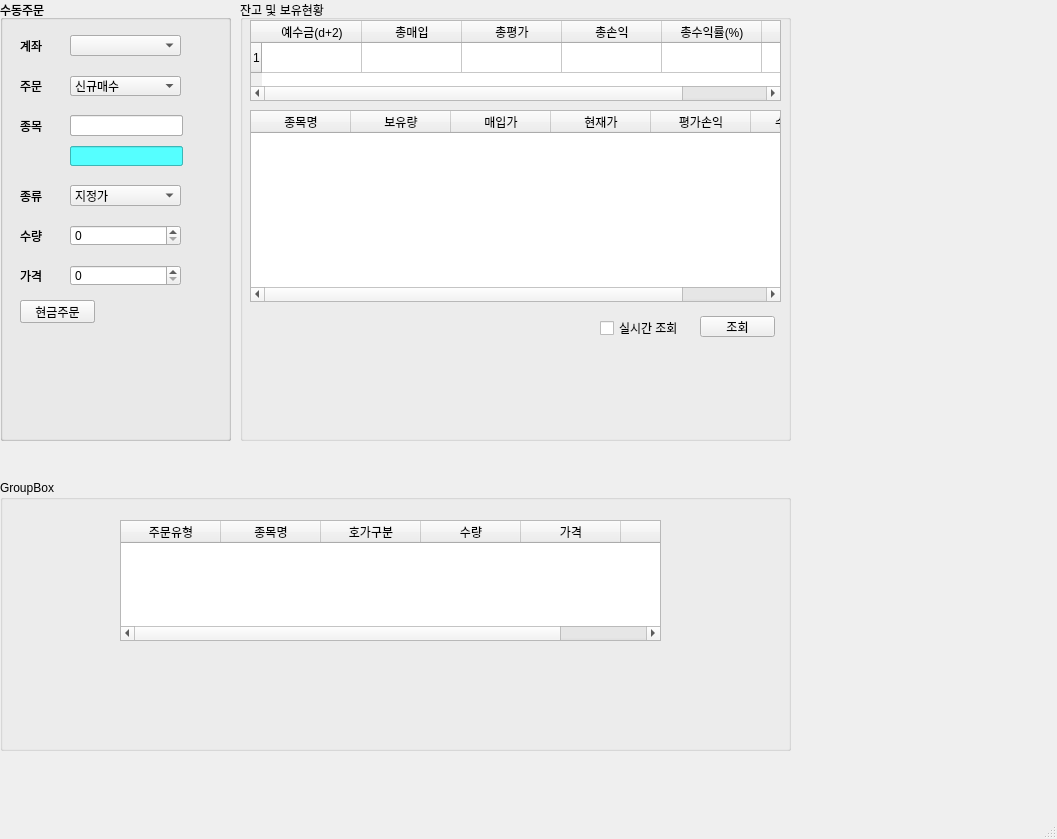
<?xml version="1.0" encoding="UTF-8"?>
<ui version="4.0">
 <class>MainWindow</class>
 <widget class="QMainWindow" name="MainWindow">
  <property name="geometry">
   <rect>
    <x>0</x>
    <y>0</y>
    <width>1057</width>
    <height>839</height>
   </rect>
  </property>
  <property name="windowTitle">
   <string>PyTrader v0.3</string>
  </property>
  <property name="windowIcon">
   <iconset>
    <normaloff>../../Downloads/48-48-f30c250e4cb9558ba7356ba7fc88a241-chart.png</normaloff>../../Downloads/48-48-f30c250e4cb9558ba7356ba7fc88a241-chart.png</iconset>
  </property>
  <widget class="QWidget" name="centralwidget">
   <widget class="QGroupBox" name="groupBox">
    <property name="geometry">
     <rect>
      <x>0</x>
      <y>0</y>
      <width>231</width>
      <height>441</height>
     </rect>
    </property>
    <property name="title">
     <string>수동주문</string>
    </property>
    <widget class="QLabel" name="label">
     <property name="geometry">
      <rect>
       <x>20</x>
       <y>40</y>
       <width>56</width>
       <height>12</height>
      </rect>
     </property>
     <property name="text">
      <string>계좌</string>
     </property>
    </widget>
    <widget class="QLabel" name="label_2">
     <property name="geometry">
      <rect>
       <x>20</x>
       <y>80</y>
       <width>56</width>
       <height>12</height>
      </rect>
     </property>
     <property name="text">
      <string>주문</string>
     </property>
    </widget>
    <widget class="QLabel" name="label_3">
     <property name="geometry">
      <rect>
       <x>20</x>
       <y>230</y>
       <width>56</width>
       <height>12</height>
      </rect>
     </property>
     <property name="text">
      <string>수량</string>
     </property>
    </widget>
    <widget class="QLabel" name="label_4">
     <property name="geometry">
      <rect>
       <x>20</x>
       <y>120</y>
       <width>56</width>
       <height>12</height>
      </rect>
     </property>
     <property name="text">
      <string>종목</string>
     </property>
    </widget>
    <widget class="QLabel" name="label_5">
     <property name="geometry">
      <rect>
       <x>20</x>
       <y>190</y>
       <width>56</width>
       <height>12</height>
      </rect>
     </property>
     <property name="text">
      <string>종류</string>
     </property>
    </widget>
    <widget class="QLabel" name="label_6">
     <property name="geometry">
      <rect>
       <x>20</x>
       <y>270</y>
       <width>56</width>
       <height>12</height>
      </rect>
     </property>
     <property name="text">
      <string>가격</string>
     </property>
    </widget>
    <widget class="QComboBox" name="comboBox">
     <property name="geometry">
      <rect>
       <x>70</x>
       <y>35</y>
       <width>111</width>
       <height>21</height>
      </rect>
     </property>
    </widget>
    <widget class="QComboBox" name="comboBox_3">
     <property name="geometry">
      <rect>
       <x>70</x>
       <y>185</y>
       <width>111</width>
       <height>21</height>
      </rect>
     </property>
     <item>
      <property name="text">
       <string>지정가</string>
      </property>
     </item>
     <item>
      <property name="text">
       <string>시장가</string>
      </property>
     </item>
    </widget>
    <widget class="QComboBox" name="comboBox_2">
     <property name="geometry">
      <rect>
       <x>70</x>
       <y>76</y>
       <width>111</width>
       <height>20</height>
      </rect>
     </property>
     <item>
      <property name="text">
       <string>신규매수</string>
      </property>
     </item>
     <item>
      <property name="text">
       <string>신규매도</string>
      </property>
     </item>
     <item>
      <property name="text">
       <string>매수취소</string>
      </property>
     </item>
     <item>
      <property name="text">
       <string>매도취소</string>
      </property>
     </item>
    </widget>
    <widget class="QLineEdit" name="lineEdit">
     <property name="geometry">
      <rect>
       <x>70</x>
       <y>115</y>
       <width>113</width>
       <height>21</height>
      </rect>
     </property>
    </widget>
    <widget class="QLineEdit" name="lineEdit_2">
     <property name="geometry">
      <rect>
       <x>70</x>
       <y>146</y>
       <width>113</width>
       <height>20</height>
      </rect>
     </property>
     <property name="styleSheet">
      <string notr="true">background-color: rgb(85, 255, 255);</string>
     </property>
    </widget>
    <widget class="QSpinBox" name="spinBox">
     <property name="geometry">
      <rect>
       <x>70</x>
       <y>225</y>
       <width>111</width>
       <height>21</height>
      </rect>
     </property>
     <property name="maximum">
      <number>10000</number>
     </property>
    </widget>
    <widget class="QSpinBox" name="spinBox_2">
     <property name="geometry">
      <rect>
       <x>70</x>
       <y>265</y>
       <width>111</width>
       <height>21</height>
      </rect>
     </property>
     <property name="maximum">
      <number>10000000</number>
     </property>
     <property name="singleStep">
      <number>50</number>
     </property>
    </widget>
    <widget class="QPushButton" name="pushButton">
     <property name="geometry">
      <rect>
       <x>20</x>
       <y>300</y>
       <width>75</width>
       <height>23</height>
      </rect>
     </property>
     <property name="text">
      <string>현금주문</string>
     </property>
    </widget>
    <widget class="QGroupBox" name="groupBox_4">
     <property name="geometry">
      <rect>
       <x>0</x>
       <y>0</y>
       <width>231</width>
       <height>441</height>
      </rect>
     </property>
     <property name="title">
      <string>수동주문</string>
     </property>
     <widget class="QLabel" name="label_7">
      <property name="geometry">
       <rect>
        <x>20</x>
        <y>40</y>
        <width>56</width>
        <height>12</height>
       </rect>
      </property>
      <property name="text">
       <string>계좌</string>
      </property>
     </widget>
     <widget class="QLabel" name="label_8">
      <property name="geometry">
       <rect>
        <x>20</x>
        <y>80</y>
        <width>56</width>
        <height>12</height>
       </rect>
      </property>
      <property name="text">
       <string>주문</string>
      </property>
     </widget>
     <widget class="QLabel" name="label_9">
      <property name="geometry">
       <rect>
        <x>20</x>
        <y>230</y>
        <width>56</width>
        <height>12</height>
       </rect>
      </property>
      <property name="text">
       <string>수량</string>
      </property>
     </widget>
     <widget class="QLabel" name="label_10">
      <property name="geometry">
       <rect>
        <x>20</x>
        <y>120</y>
        <width>56</width>
        <height>12</height>
       </rect>
      </property>
      <property name="text">
       <string>종목</string>
      </property>
     </widget>
     <widget class="QLabel" name="label_11">
      <property name="geometry">
       <rect>
        <x>20</x>
        <y>190</y>
        <width>56</width>
        <height>12</height>
       </rect>
      </property>
      <property name="text">
       <string>종류</string>
      </property>
     </widget>
     <widget class="QLabel" name="label_12">
      <property name="geometry">
       <rect>
        <x>20</x>
        <y>270</y>
        <width>56</width>
        <height>12</height>
       </rect>
      </property>
      <property name="text">
       <string>가격</string>
      </property>
     </widget>
     <widget class="QComboBox" name="comboBox_4">
      <property name="geometry">
       <rect>
        <x>70</x>
        <y>35</y>
        <width>111</width>
        <height>21</height>
       </rect>
      </property>
     </widget>
     <widget class="QComboBox" name="comboBox_5">
      <property name="geometry">
       <rect>
        <x>70</x>
        <y>185</y>
        <width>111</width>
        <height>21</height>
       </rect>
      </property>
      <item>
       <property name="text">
        <string>지정가</string>
       </property>
      </item>
      <item>
       <property name="text">
        <string>시장가</string>
       </property>
      </item>
     </widget>
     <widget class="QComboBox" name="comboBox_6">
      <property name="geometry">
       <rect>
        <x>70</x>
        <y>76</y>
        <width>111</width>
        <height>20</height>
       </rect>
      </property>
      <item>
       <property name="text">
        <string>신규매수</string>
       </property>
      </item>
      <item>
       <property name="text">
        <string>신규매도</string>
       </property>
      </item>
      <item>
       <property name="text">
        <string>매수취소</string>
       </property>
      </item>
      <item>
       <property name="text">
        <string>매도취소</string>
       </property>
      </item>
     </widget>
     <widget class="QLineEdit" name="lineEdit_3">
      <property name="geometry">
       <rect>
        <x>70</x>
        <y>115</y>
        <width>113</width>
        <height>21</height>
       </rect>
      </property>
     </widget>
     <widget class="QLineEdit" name="lineEdit_4">
      <property name="geometry">
       <rect>
        <x>70</x>
        <y>146</y>
        <width>113</width>
        <height>20</height>
       </rect>
      </property>
      <property name="styleSheet">
       <string notr="true">background-color: rgb(85, 255, 255);</string>
      </property>
     </widget>
     <widget class="QSpinBox" name="spinBox_3">
      <property name="geometry">
       <rect>
        <x>70</x>
        <y>225</y>
        <width>111</width>
        <height>21</height>
       </rect>
      </property>
      <property name="maximum">
       <number>10000</number>
      </property>
     </widget>
     <widget class="QSpinBox" name="spinBox_4">
      <property name="geometry">
       <rect>
        <x>70</x>
        <y>265</y>
        <width>111</width>
        <height>21</height>
       </rect>
      </property>
      <property name="maximum">
       <number>10000000</number>
      </property>
      <property name="singleStep">
       <number>50</number>
      </property>
     </widget>
     <widget class="QPushButton" name="pushButton_3">
      <property name="geometry">
       <rect>
        <x>20</x>
        <y>300</y>
        <width>75</width>
        <height>23</height>
       </rect>
      </property>
      <property name="text">
       <string>현금주문</string>
      </property>
     </widget>
    </widget>
   </widget>
   <widget class="QGroupBox" name="groupBox_2">
    <property name="geometry">
     <rect>
      <x>240</x>
      <y>0</y>
      <width>551</width>
      <height>441</height>
     </rect>
    </property>
    <property name="title">
     <string>잔고 및 보유현황</string>
    </property>
    <widget class="QTableWidget" name="tableWidget">
     <property name="geometry">
      <rect>
       <x>10</x>
       <y>20</y>
       <width>531</width>
       <height>81</height>
      </rect>
     </property>
     <property name="rowCount">
      <number>1</number>
     </property>
     <row/>
     <column>
      <property name="text">
       <string>예수금(d+2)</string>
      </property>
     </column>
     <column>
      <property name="text">
       <string>총매입</string>
      </property>
     </column>
     <column>
      <property name="text">
       <string>총평가</string>
      </property>
     </column>
     <column>
      <property name="text">
       <string>총손익</string>
      </property>
     </column>
     <column>
      <property name="text">
       <string>총수익률(%)</string>
      </property>
     </column>
     <column>
      <property name="text">
       <string>추정자산</string>
      </property>
     </column>
    </widget>
    <widget class="QTableWidget" name="tableWidget_2">
     <property name="geometry">
      <rect>
       <x>10</x>
       <y>110</y>
       <width>531</width>
       <height>192</height>
      </rect>
     </property>
     <column>
      <property name="text">
       <string>종목명</string>
      </property>
     </column>
     <column>
      <property name="text">
       <string>보유량</string>
      </property>
     </column>
     <column>
      <property name="text">
       <string>매입가</string>
      </property>
     </column>
     <column>
      <property name="text">
       <string>현재가</string>
      </property>
     </column>
     <column>
      <property name="text">
       <string>평가손익</string>
      </property>
     </column>
     <column>
      <property name="text">
       <string>수익률(%)</string>
      </property>
     </column>
    </widget>
    <widget class="QCheckBox" name="checkBox">
     <property name="geometry">
      <rect>
       <x>360</x>
       <y>320</y>
       <width>81</width>
       <height>16</height>
      </rect>
     </property>
     <property name="text">
      <string>실시간 조회</string>
     </property>
    </widget>
    <widget class="QPushButton" name="pushButton_2">
     <property name="geometry">
      <rect>
       <x>460</x>
       <y>316</y>
       <width>75</width>
       <height>21</height>
      </rect>
     </property>
     <property name="text">
      <string>조회</string>
     </property>
    </widget>
   </widget>
   <widget class="QGroupBox" name="groupBox_3">
    <property name="geometry">
     <rect>
      <x>0</x>
      <y>480</y>
      <width>791</width>
      <height>271</height>
     </rect>
    </property>
    <property name="title">
     <string>GroupBox</string>
    </property>
    <widget class="QTableWidget" name="tableWidget_3">
     <property name="geometry">
      <rect>
       <x>120</x>
       <y>40</y>
       <width>541</width>
       <height>121</height>
      </rect>
     </property>
     <column>
      <property name="text">
       <string>주문유형</string>
      </property>
     </column>
     <column>
      <property name="text">
       <string>종목명</string>
      </property>
     </column>
     <column>
      <property name="text">
       <string>호가구분</string>
      </property>
     </column>
     <column>
      <property name="text">
       <string>수량</string>
      </property>
     </column>
     <column>
      <property name="text">
       <string>가격</string>
      </property>
     </column>
     <column>
      <property name="text">
       <string>상태</string>
      </property>
     </column>
    </widget>
   </widget>
  </widget>
  <widget class="QMenuBar" name="menubar">
   <property name="geometry">
    <rect>
     <x>0</x>
     <y>0</y>
     <width>1057</width>
     <height>21</height>
    </rect>
   </property>
  </widget>
  <widget class="QStatusBar" name="statusbar"/>
 </widget>
 <resources/>
 <connections/>
</ui>
